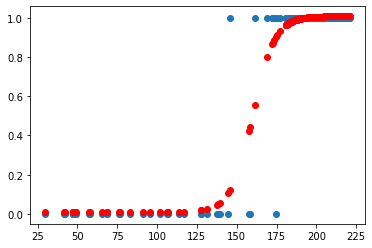

Recreate this plot in Python.
# -*- coding: utf-8 -*-
"""
Created on Mon Sep  6 23:02:54 2021

@author: Lenovo
"""

import numpy as np
import pandas as pd
from sklearn.model_selection import train_test_split
from   scipy.optimize import minimize
import matplotlib
import matplotlib.pyplot as plt


class Data():
    
    def __init__(self):
        return
    
    def read(self,file):
        df = pd.read_json(file)
        return df
    
    def age18(self,df):
        df = df[df['x']<18]
        return df
    

    
    def splitdata(self,df):
        x_train, x_test, y_train, y_test = train_test_split(df['y'], df['is_adult'], test_size=0.2, random_state=0)
        return x_train, x_test, y_train, y_test  
    
    def vis(self,x,y1,y2):
        plt.scatter(x,y1)
        plt.scatter(x,y2,color = 'red')
        plt.show()
    ## normalize
    def norm(self,x_train,y_train):
        x_mean = np.mean(x_train)
        y_mean = np.mean(y_train)
        x_norm = list(i for i in range(len(x_train)))
        y_norm = list(i for i in range(len(y_train)))
        for i in range(len(x_train)):
            x_norm[i] = (x_train[i]-x_mean)/np.std(x_train)
        for i in range(len(y_train)):
            y_norm[i] = (y_train[i]-y_mean)/np.std(y_train)
        return x_norm , y_norm
    
    
    def logistic(self,lst):
            a = lst[0]
            w = lst[1]
            x = lst[2]
            s = lst[3]
            res = 0
            for i in range(len(x_norm)):
                res += (s + a*(1/(1+np.exp(-(x_norm[i]-x)/w))) - y_norm[i])**2
            return res
        
    ## predict and unnormalize
    def pred(self,x_norm,y_train):
        y_pred = list(i for i in range(len(x_norm)))
        for i in range(len(x_norm)):
            y_pred[i] = (popt[3] + popt[0]*(1/(1+np.exp(-(x_norm[i]-popt[2])/popt[1]))))*np.std(y_train)+np.mean(y_train)
        return y_pred
    
    
regression=Data()

## read in the data
df = regression.read('weight.json')


## split the data
x_train, x_test, y_train, y_test  = regression.splitdata(df)


x_train = x_train.reset_index(drop = True)
y_train = y_train.reset_index(drop = True)




## normalize
x_norm , y_norm  =  regression.norm(x_train, y_train)



## get the para
lst = [0,0,0,0]
res = minimize(regression.logistic,lst,method='Nelder-Mead', tol=1e-5)
popt = res.x


y_pred = regression.pred(x_norm,y_train)
    
##vis

regression.vis(x_train,y_train,y_pred)
